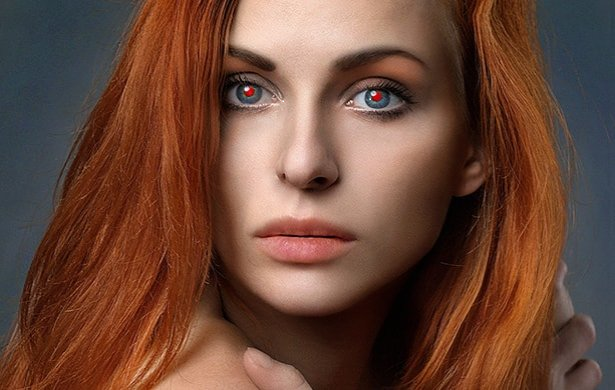
//> input picture images/redeye.bmp, 615 x 390 px
$ ./main   (built with g++ and OpenCV 4)
//> lines starting //> are read from the running program, lines starting //| are printed output that depends on the picture; after the words box and inside, x2 and y2 are one past the last pixel; in counts of white or black regions, pixels touching at a corner belong together
### src/proiect.h
#ifndef LAB7_H
#define LAB7_H
#include <opencv2/opencv.hpp>
using namespace std;
using namespace cv;
typedef struct {
    Mat B;
    Mat G;
    Mat R;
} image_channels_bgr;
typedef struct {
    Mat H;
    Mat S;
    Mat V;
} image_channels_hsv;


const int n8_di[8] = {0,-1,-1, -1, 0, 1, 1, 1};
const int n8_dj[8] = {1, 1, 0, -1, -1,-1, 0, 1};

const int np_di[4] = { 0,-1,-1, -1};
const int np_dj[4] = { -1,-1, 0, 1};

typedef struct {
    Mat labels;
    int no_labels;
}labels;


image_channels_bgr break_channels(Mat source);


void display_channels(image_channels_bgr bgr_channels);
Mat color_labels(labels labels_str);
labels BFS_labeling(Mat source);
Mat saturation_binarization(image_channels_bgr bgr_channels, int threshold) ;
Mat draw_symmetric_eyes(Mat image, labels label_data);
Mat correct_red_eye(Mat  image, Point center);


#endif

### src/proiect.cpp
#include <iostream>
#include <opencv2/opencv.hpp>
#include "proiect.h"
#include <fstream>
using namespace std;
using namespace cv;

image_channels_bgr break_channels(Mat source){

    int rows=source.rows, cols=source.cols;
    Mat B, G, R;
    image_channels_bgr bgr_channels;

    B=Mat(rows, cols, CV_8UC1);
    G=Mat(rows, cols, CV_8UC1);
    R=Mat(rows, cols, CV_8UC1);
    for (int i=0;i<rows;i++) {
        for (int j=0;j<cols;j++) {
            Vec3b pixel=source.at<Vec3b>(i,j);
            B.at<uchar>(i,j)=pixel[0];
            G.at<uchar>(i,j)=pixel[1];
            R.at<uchar>(i,j)=pixel[2];
        }
    }
    bgr_channels.B=B;
    bgr_channels.G=G;
    bgr_channels.R=R;


    return bgr_channels;

}

void display_channels(image_channels_bgr bgr_channels){

    Mat B= bgr_channels.B;
    Mat G= bgr_channels.G;
    Mat R= bgr_channels.R;

    imshow("channel B", B);
    imshow("channel G", G);
    imshow("channel R", R);
}

float maxim(float a, float b) {
    return (a>b)?a:b;
}

float minim(float a, float b) {
    return (a<b)?a:b;
}

image_channels_hsv bgr_2_hsv(image_channels_bgr bgr_channels){

int rows=bgr_channels.B.rows, cols=bgr_channels.B.cols;
    Mat H, S, V;
    image_channels_hsv hsv_channels;
    H=Mat(rows, cols, CV_32FC1);
    S=Mat(rows, cols, CV_32FC1);
    V=Mat(rows, cols, CV_32FC1);
    uchar pixel_b,pixel_g,pixel_r;

    for (int i = 0; i < rows; i++) {
        for (int j = 0; j < cols; j++) {
            uchar pixel_b = bgr_channels.B.at<uchar>(i, j);
            uchar pixel_g = bgr_channels.G.at<uchar>(i, j);
            uchar pixel_r = bgr_channels.R.at<uchar>(i, j);

            float red = pixel_r / 255.0f;
            float green = pixel_g / 255.0f;
            float blue = pixel_b / 255.0f;

            float maxim1 = maxim(maxim(red, green), blue);
            float minim1 = minim(minim(red, green), blue);
            float C = maxim1 - minim1;

            float H1 = 0.0f;
            float S1 = (maxim1 != 0.0f) ? (C / maxim1) : 0.0f;
            float V1 = maxim1;

            if (C != 0.0f) {
                if (maxim1 == red) {
                    H1 = 60.0f * (green - blue) / C;
                } else if (maxim1 == green) {
                    H1 = 120.0f + 60.0f * (blue - red) / C;
                } else if (maxim1 == blue) {
                    H1 = 240.0f + 60.0f * (red - green) / C;
                }

                if (H1 < 0.0f) {
                    H1 += 360.0f;
                }
            }

            H.at<float>(i, j) = H1;
            S.at<float>(i, j) = S1;
            V.at<float>(i, j) = V1;
        }
    }


    hsv_channels.H = H;
    hsv_channels.S = S;
    hsv_channels.V = V;
    return hsv_channels;
}


Mat color_labels(labels labels_str){


    int rows=labels_str.labels.rows, cols=labels_str.labels.cols, no_labels=labels_str.no_labels;
    Mat labels, result;
    result=Mat(rows, cols, CV_8UC3);
    Vec3b* colors= new Vec3b[no_labels+1];
    srand(time(NULL));


    for (int i=0;i<no_labels;i++) {
        colors[i]=Vec3b(rand()%256, rand()%256, rand()%256);
    }
    for (int i=0;i<rows;i++) {
        for (int j=0;j<cols;j++) {
            int label = labels_str.labels.at<int>(i, j);
            if (label > 0 && label < no_labels)
                result.at<Vec3b>(i, j) = colors[label];
            else
                result.at<Vec3b>(i, j) = Vec3b(255, 255, 255);
        }
    }


    return result;

}

labels BFS_labeling(Mat source){


    int rows=source.rows, cols=source.cols, no_labels;
    int label0=0;
    Mat labels(rows, cols, CV_32SC1, Scalar(0));
    const int n8_di[8] = {0,-1,-1, -1, 0, 1, 1, 1};
    const int n8_dj[8] = {1, 1, 0, -1, -1,-1, 0, 1};
    int ni=0,nj=0;

    queue<Point> bfs_queue;
    for (int i=0;i<rows;i++) {
        for (int j=0;j<cols;j++) {
            if (source.at<uchar>(i,j)==0 && labels.at<int>(i,j)==0) {
                label0++;
                labels.at<int>(i,j) = label0;
                bfs_queue.push(Point(j,i));
                while (!bfs_queue.empty()) {
                    Point p=bfs_queue.front();
                    bfs_queue.pop();
                    for (int k = 0; k < 8; k++) {
                        ni = p.y + n8_di[k];
                        nj = p.x + n8_dj[k];

                        if (ni >= 0 && ni < rows && nj >= 0 && nj < cols) { // verificare granițe
                            if (source.at<uchar>(ni, nj) == 0 && labels.at<int>(ni, nj) == 0) {
                                labels.at<int>(ni, nj) = label0;
                                bfs_queue.push(Point(nj, ni));
                            }
                        }
                    }

                }
            }
        }
    }


    return {labels, label0};
}

Mat saturation_binarization(image_channels_bgr bgr_channels, int threshold) {
    image_channels_hsv hsv_channels = bgr_2_hsv(bgr_channels); // HSV din RGB
    Mat S = hsv_channels.S;

    int rows = S.rows, cols = S.cols;
    Mat binary(rows, cols, CV_8UC1);

    for (int i = 0; i < rows; i++) {
        for (int j = 0; j < cols; j++) {
            float s_value = S.at<float>(i, j);
            if (s_value > threshold / 255.0f)
                binary.at<uchar>(i, j) = 0;
            else
                binary.at<uchar>(i, j) = 255;
        }
    }

    return binary;
}
Mat correct_red_eye(Mat image, Point center) {
    int radius = 10;
    for (int i = center.y - radius; i <= center.y + radius; i++) {
        for (int j = center.x - radius; j <= center.x + radius; j++) {
            if (i >= 0 && i < image.rows && j >= 0 && j < image.cols) {
                int dx = j - center.x;
                int dy = i - center.y;
                if (dx*dx + dy*dy <= radius*radius) {
                    Vec3b pixel = image.at<Vec3b>(i, j);
                    int R = pixel[2];
                    int G = pixel[1];
                    int B = pixel[0];

                    if (R > G + 30 && R > B + 30) {
                        pixel[2] = (G + B) / 2;
                        image.at<Vec3b>(i, j) = pixel;
                    }
                }
            }
        }
    }
    return image;
}


Mat draw_symmetric_eyes(Mat image, labels label_data) {
    int min_area = 50;
    int max_area = 300;
    int rows = label_data.labels.rows;
    int cols = label_data.labels.cols;
    int no_labels = label_data.no_labels;

    vector<int> area(no_labels + 1, 0);
    vector<Point2f> center(no_labels + 1, Point2f(0, 0));

    for (int i = 0; i < rows; i++) {
        for (int j = 0; j < cols; j++) {
            int label = label_data.labels.at<int>(i, j);
            if (label > 0) {
                area[label]++;
                center[label].x += j;
                center[label].y += i;
            }
        }
    }

    for (int i = 1; i <= no_labels; i++) {
        if (area[i] > 0)
            center[i] /= area[i];
    }

    float best_diff = 9999;
    Point2f best_c1, best_c2;

    for (int i = 1; i <= no_labels; i++) {
        if (area[i] >= min_area && area[i] <= max_area) {
            for (int j = i + 1; j <= no_labels; j++) {
                if (area[j] >= min_area && area[j] <= max_area) {

                    float dy = abs(center[i].y - center[j].y);
                    float dx = abs(center[i].x - center[j].x);

                    if (dy < 20 && dx > 30 && dx < 200) {
                        float simm = abs((center[i].x + center[j].x) / 2 - cols / 2);
                        if (simm < best_diff) {
                            best_diff = simm;
                            best_c1 = center[i];
                            best_c2 = center[j];
                        }
                    }
                }
            }
        }
    }

    if (best_diff < 9999) {
        image = correct_red_eye(image, best_c1);
        image = correct_red_eye(image, best_c2);
    }

    return image;
}

### main.cpp
#include <iostream>
#include <opencv2/opencv.hpp>
#include "src/proiect.h"
using namespace std;
using namespace cv;


int main() {
    Mat source = imread("C:/Users/Alexia/Desktop/UTCN/an3 sem2/PI/Image_Processing_UTCN_Labs-Project/images/redeye.bmp",
                        IMREAD_COLOR);
//> source is the input picture: 390 rows x 615 cols, CV_8UC3; mean B, G, R 56.4, 71.5, 107.9

    image_channels_bgr bgr_channels=break_channels(source);
//> after the loop in break_channels, `for (int i=0;i<rows;i++)`:
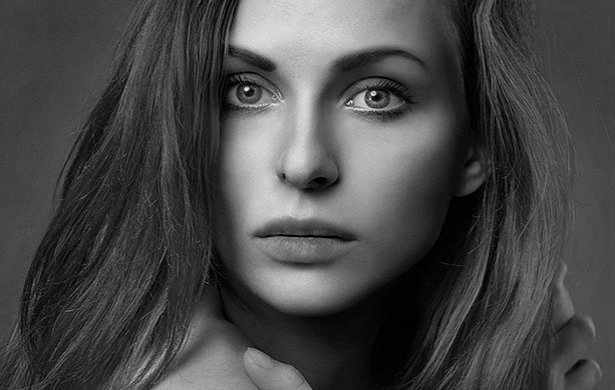
//> G: 390 rows x 615 cols, CV_8UC1; min 0, max 255, mean 71.5
    Mat B= bgr_channels.B;
    Mat G= bgr_channels.G;
    Mat R= bgr_channels.R;
    imshow("original picture",source);
     display_channels(bgr_channels);

    Mat binary_S = saturation_binarization(bgr_channels, 160);
//> in bgr_2_hsv, `int rows=bgr_channels.B.rows, cols=bgr_channels.B.cols;`: rows = 390; cols = 615
//> in bgr_2_hsv, `H=Mat(rows, cols, CV_32FC1);`: H: 390 rows x 615 cols, CV_32FC1; every value is 0
//> after the loop in bgr_2_hsv, `for (int i = 0; i < rows; i++)`:
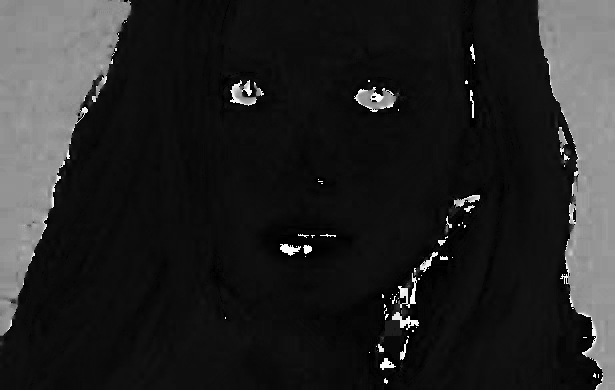
//> H: 390 rows x 615 cols, CV_32FC1; min 0, max 359.7, mean 53.4; drawn with min black and max white
//> after the loop in bgr_2_hsv, `for (int i = 0; i < rows; i++)`:
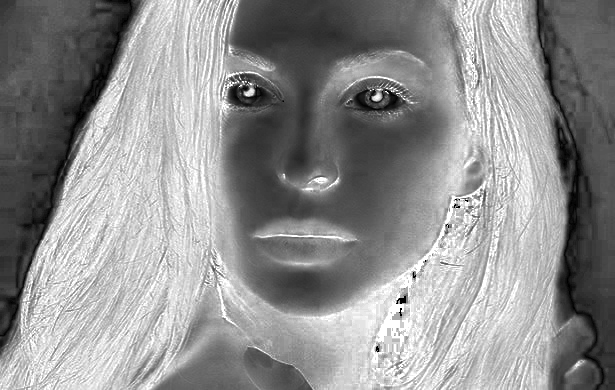
//> S: 390 rows x 615 cols, CV_32FC1; min 0, max 1, mean 0.565
//> after the loop in bgr_2_hsv, `for (int i = 0; i < rows; i++)`:
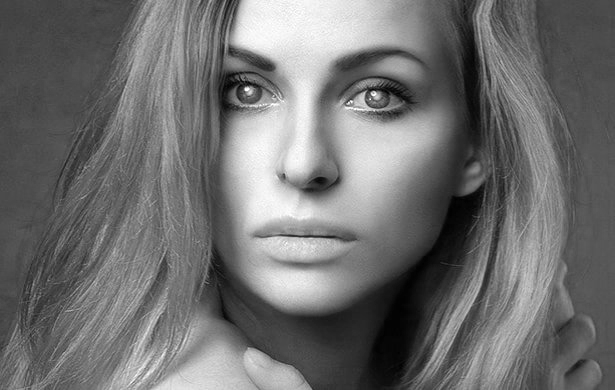
//> V: 390 rows x 615 cols, CV_32FC1; min 0, max 1, mean 0.437
//> after the loop in bgr_2_hsv, `for (int i = 0; i < rows; i++)`: pixel_b = 0
//> after the loop in saturation_binarization, `for (int i = 0; i < rows; i++)`:
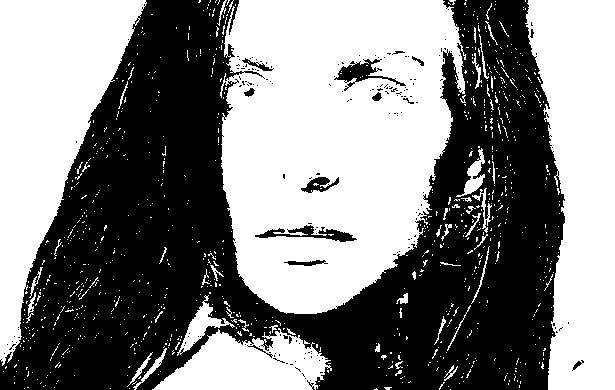
//> binary: 390 rows x 615 cols, CV_8UC1; 51.4% white; 178 black regions (163 under 20 px), largest, box (x1, y1, x2, y2) and area: (0, 0, 565, 390) 114002, (334, 59, 406, 91) 680, (255, 225, 357, 242) 649
    imshow("binar pe S", binary_S);

    labels result = BFS_labeling(binary_S);
//> the loop in BFS_labeling, `for (int i=0;i<rows;i++)` made 390 passes
//> (label0, ni, nj) on passes 1 to 3: (1, 4, 444), (1, 4, 444), (1, 4, 444)
//> after the loop in BFS_labeling, `for (int i=0;i<rows;i++)`:
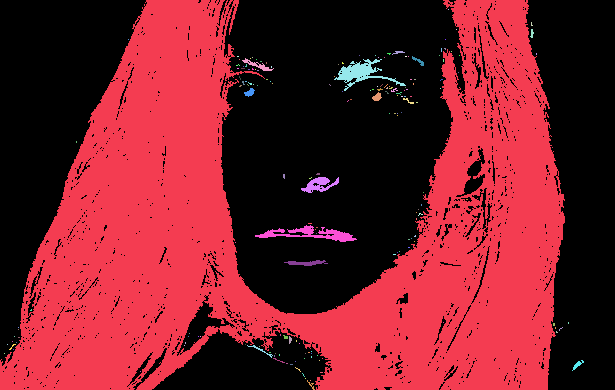
//> labels: 390 rows x 615 cols, CV_32SC1; 179 distinct labels, from 0 to 178; one colour per label, 0 black
//> after the loop in BFS_labeling, `for (int i=0;i<rows;i++)`: label0 = 178; bfs_queue = 0 items; ni = 381; nj = 311
    Mat colored = color_labels(result);
    imshow("etichete colorate", colored);
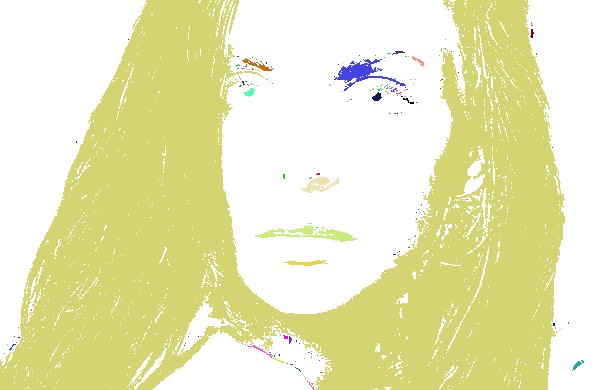
//> window 'etichete colorate': 390 rows x 615 cols, CV_8UC3; mean B, G, R 187.4, 233.4, 233.4
    Mat new_image = draw_symmetric_eyes(source, result);
//> in draw_symmetric_eyes, `int rows = label_data.labels.rows;`: rows = 390
//> in draw_symmetric_eyes, `int cols = label_data.labels.cols;`: cols = 615
//> in draw_symmetric_eyes, `int no_labels = label_data.no_labels;`: no_labels = 178
//> after the loop in draw_symmetric_eyes, `for (int i = 0; i < rows; i++)`: area = 179 values, max 114002 at index 1, min 0 at index 0, mean 651.5; center = 179 Points (x, y), first 12: [0, 0], [33431208, 26187392], [448, 9], [2656, 119], [456, 29], [11163, 695], [128, 39], [445, 39], [1764, 198], [1334, 145], [9155, 1195], [451, 51]
//> after the loop in draw_symmetric_eyes, `for (int i = 1; i <= no_labels; i++)`: center = 179 Points (x, y), first 12: [0, 0], [293.2, 229.7], [448, 9], [531.2, 23.8], [456, 29], [531.6, 33.1], [128, 39], [445, 39], [441, 49.5], [444.7, 48.33], [398, 51.96], [451, 51]
//> the loop in draw_symmetric_eyes, `for (int i = 1; i <= no_labels; i++)` made 178 passes
//> (best_diff, best_c1, best_c2) on passes 70, 80, 100, 122: (6.01, Point(249.3, 92.14), Point(376.7, 96.67)), (6.01, Point(249.3, 92.14), Point(376.7, 96.67)), (6.01, Point(249.3, 92.14), Point(376.7, 96.67)), (6.01, Point(249.3, 92.14), Point(376.7, 96.67))
//> (best_diff, best_c2) on pass 25: (9999, Point(0, 0))
//> after the loop in draw_symmetric_eyes, `for (int i = 1; i <= no_labels; i++)`: best_diff = 6.01
//> the loop in correct_red_eye, `for (int i = center.y - radius; i <= center.y + radius; i++)` made 21 passes
//> after the loop in correct_red_eye, `for (int i = center.y - radius; i <= center.y + radius; i++)`: image: 390 rows x 615 cols, CV_8UC3; 85 pixels changed, all inside (x1, y1, x2, y2) = (244, 86, 255, 97)
//> the loop in correct_red_eye (call 2), `for (int i = center.y - radius; i <= center.y + radius; i++)` made 21 passes
//> after the loop in correct_red_eye (call 2), `for (int i = center.y - radius; i <= center.y + radius; i++)`: image: 390 rows x 615 cols, CV_8UC3; mean B, G, R 56.4, 71.5, 107.9
    imshow("noua poza", new_image);


    waitKey();

    return 0;
}
